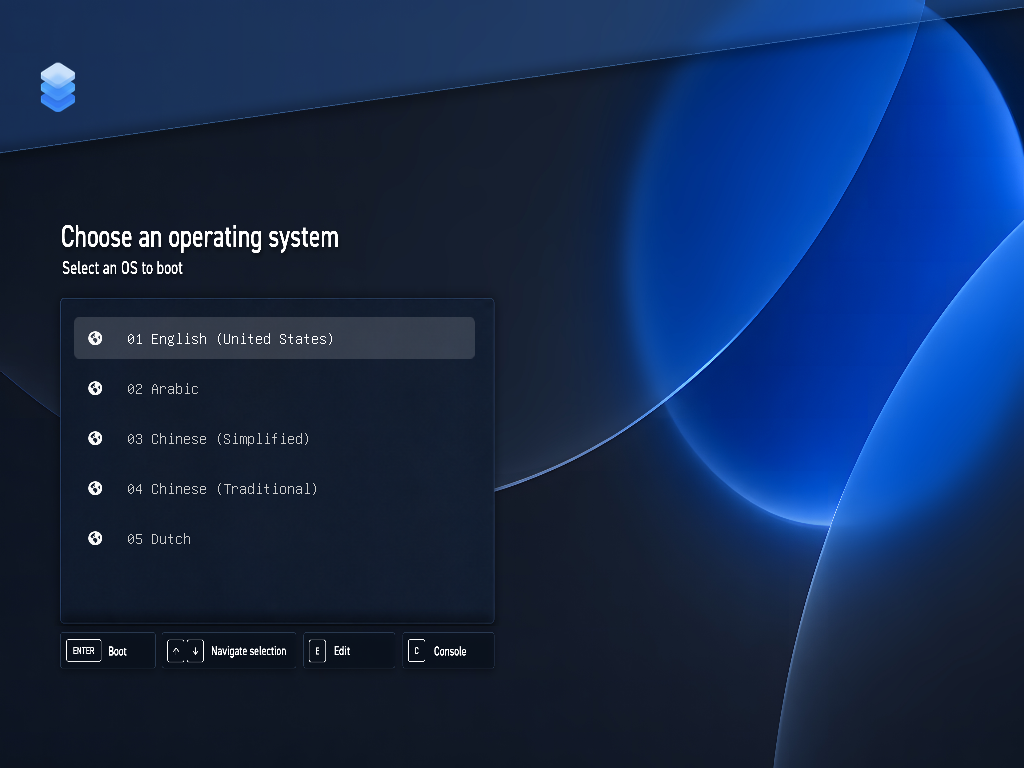
#> input picture tests/fixtures/hyperfluent/arm-uefi-submenu.png, 1024 x 768 px; its folder holds only this picture in this run
$ python -i live_usb.py   (imports and definitions only)
#> lines starting #> are read from the running program, lines starting #| are printed output that depends on the picture; after the words box and inside, x2 and y2 are one past the last pixel; in counts of white or black regions, pixels touching at a corner belong together
#> further down, picture is the input picture: PIL image 1024x768 RGB; mean R, G, B 18.7, 42.1, 82.4
"""ISO-mode USB regression: actual UEFI boot, Live identity and GNOME login."""
from __future__ import annotations

import json
from itertools import groupby
import contextlib
import shutil
import tempfile
import time
from pathlib import Path

from PIL import Image, ImageChops, ImageFilter

from framework.errors import TestFailure
from framework.firmware import resolve_firmware
from framework.grub import boot_iso_with_debug_shell
from framework.iso import volume_label
from framework.model import Firmware, Network
from framework.qemu import QemuConfig, QemuVm, resolve_qemu
from framework.reporting import write_junit_report
from framework.usb_iso import prepare_iso_usb


USB_CASE_ID = 'iso-media'


_OPTICAL_WARNING = (
    'AnduinOS To Go requires a USB drive written in DD mode with unallocated space after the image.',
    'This boot medium is not supported. Powering off in 15 seconds.',
)


# [13 lines left out: function _matches_console_line, not called in this run]


def _optical_warning_visible(image: Image.Image) -> bool:
    # Console letters sit on black even in the graphical theme. Menu titles
    # and highlights must never satisfy the warning check on their own.
    gray = image.convert('L')
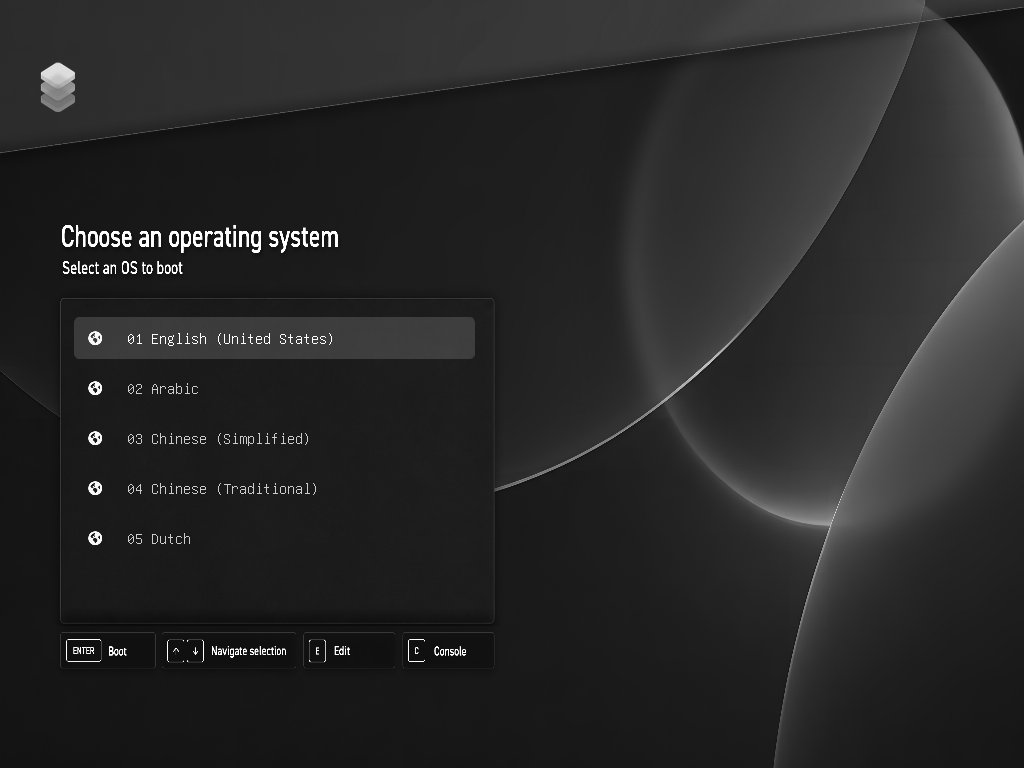
#> gray: PIL image 1024x768 L; min 7, max 255, mean 39.7
    dark = gray.point(lambda value: 255 if value <= 5 else 0)
#> dark: PIL image 1024x768 L; every value is 0
    light = gray.point(lambda value: 255 if value >= 128 else 0)
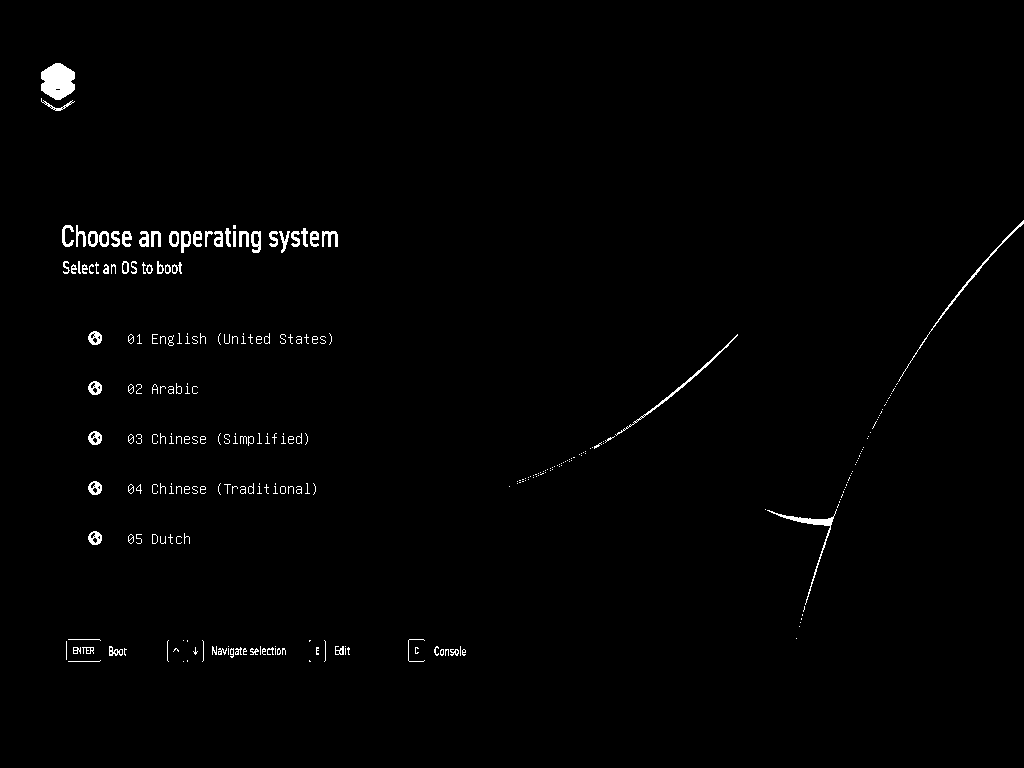
#> light: PIL image 1024x768 L; 1% white; 288 white regions (181 under 20 px), largest, box (x1, y1, x2, y2) and area: (41, 63, 75, 100) 953, (767, 509, 837, 605) 433, (898, 220, 1024, 382) 349
    ink = ImageChops.multiply(light, dark.filter(ImageFilter.MaxFilter(3)))
    _, occupied = ink.getprojection()
#> occupied = 768 values from 0 to 0
    bands = groupby(range(ink.height), key=lambda y: bool(occupied[y]))
    lines = [list(rows) for present, rows in bands if present]
#> lines = []
    for upper, lower in zip(lines, lines[1:]):
        if lower[0] - upper[-1] > 2 * len(upper):
            continue
        first = ink.crop((0, upper[0], ink.width, upper[-1] + 1))
        second = ink.crop((0, lower[0], ink.width, lower[-1] + 1))
        if (_matches_console_line(first, _OPTICAL_WARNING[0])
                and _matches_console_line(second, _OPTICAL_WARNING[1])):
            return True
#> this loop made 0 passes
    return False


def _labels(inspection) -> tuple[str, str]:
    default = volume_label(inspection.path).upper()[:11]
    return default, 'CUSTOM_USB' if default != 'CUSTOM_USB' else 'ALT_USB'


# [187 lines left out: functions live_usb_suite_checks, _write_summary, run_live_usb, not called in this run]

>>> from PIL import Image
>>> picture = Image.open('../fixtures/hyperfluent/arm-uefi-submenu.png')
>>> result = _optical_warning_visible(picture)
#> result = False
